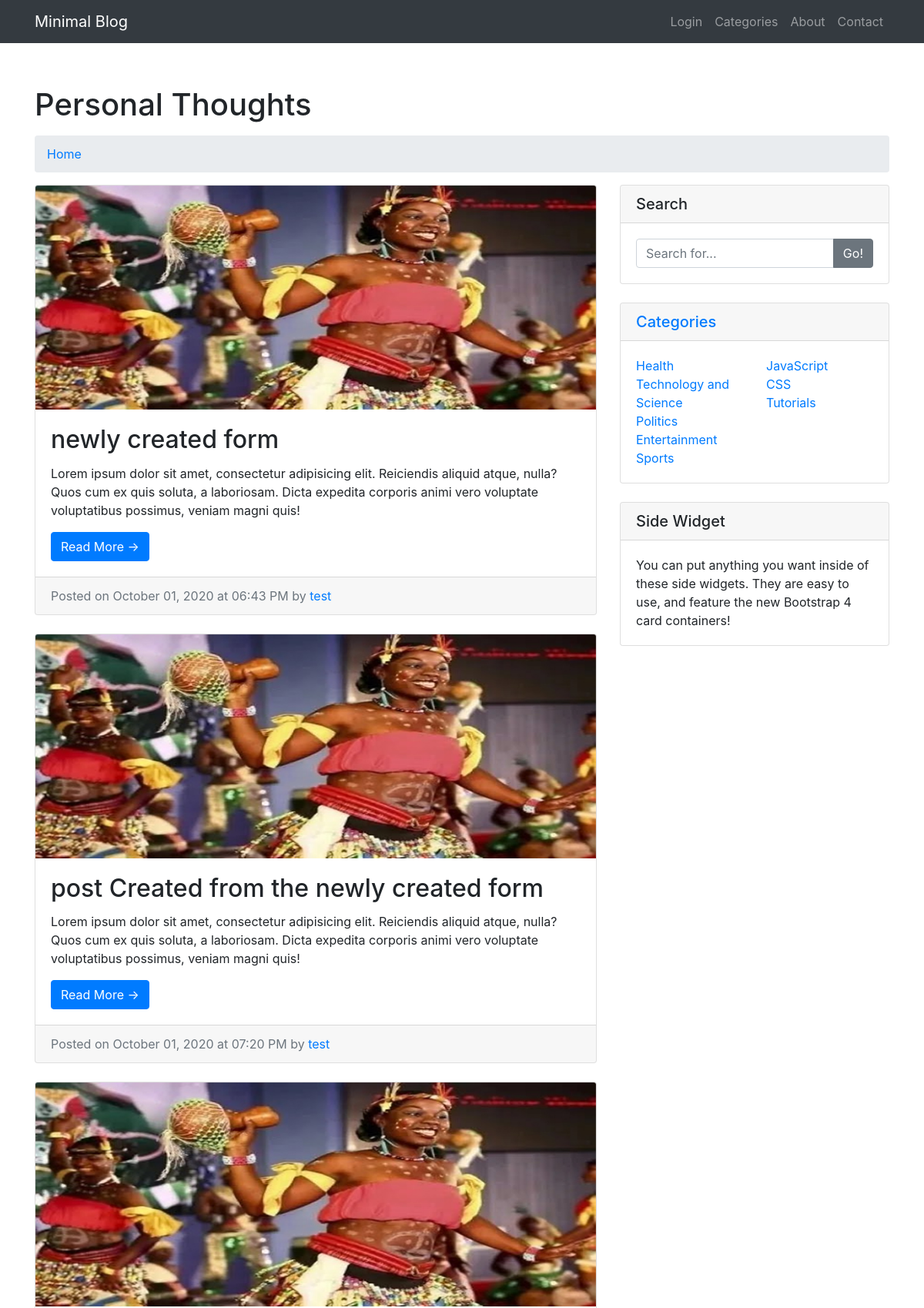
Before: / (upper part) with the older database file.
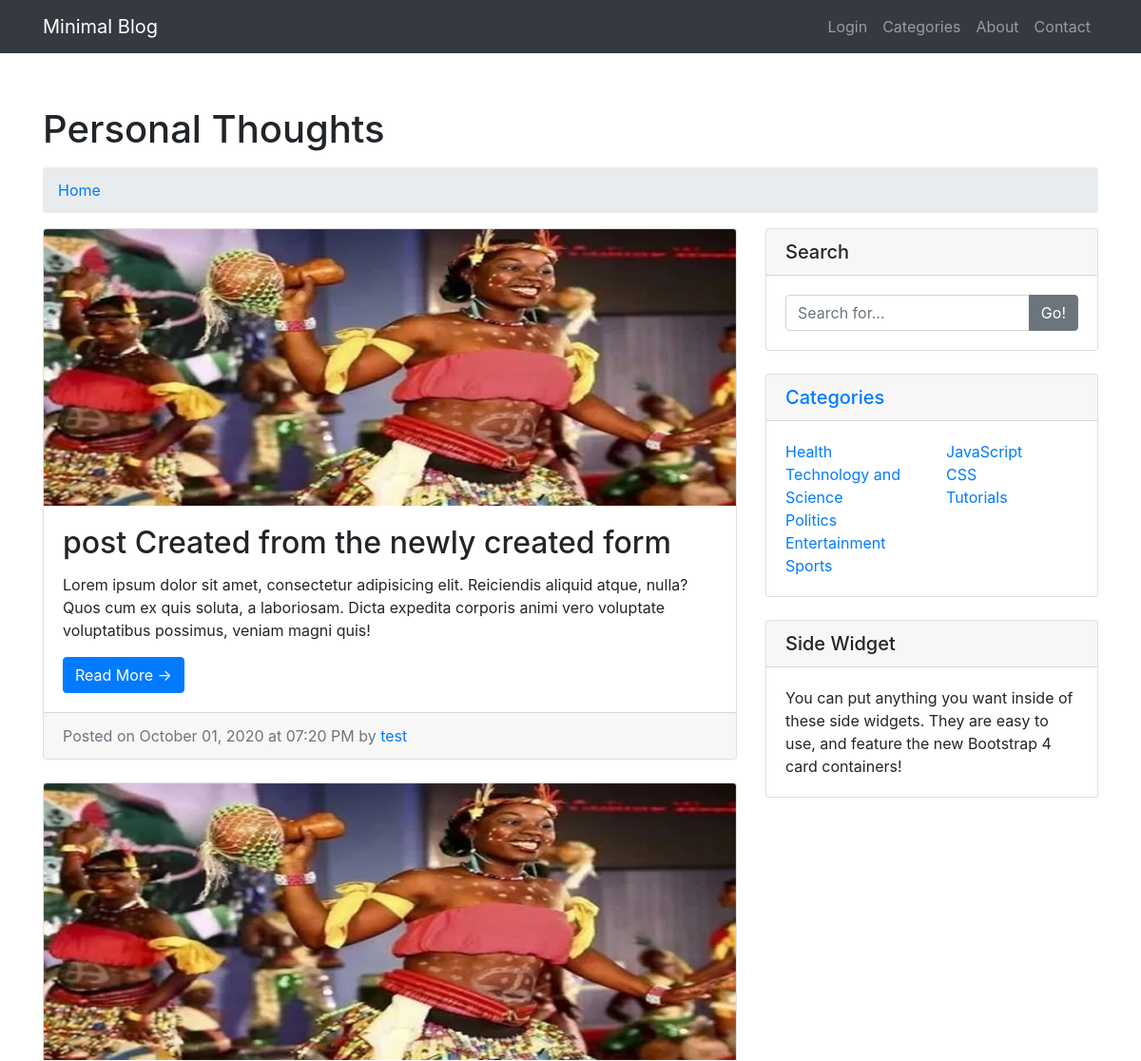
After: the same page with the newer database file.
### models.py (models this page shows, shortened)
class Post(db.Model, UserMixin):
    __tablename__ = 'post'
    id = db.Column(db.Integer,
                   primary_key=True)
    title = db.Column(db.String(200),
                      nullable=False,
                      unique=False)
    subtitle = db.Column(db.String(200),
                         unique=False,
                         nullable=True)
    body = db.Column(db.Text,
                     unique=False,
                     nullable=False)
    date_created = db.Column(db.String,
                             nullable=False,
                             default=datetime.now())
    tags = db.Column(db.String(50),
                     unique=False,
                     nullable=True)
    author_id = db.Column(db.Integer,
                          db.ForeignKey('users.id'),
                          nullable=False)
    category_id = db.Column(db.Integer,
                            db.ForeignKey('categories.id'),
                            nullable=False)
    published = db.Column(db.Boolean, default=False, nullable=False)

class User(db.Model, UserMixin):
    __tablename__ = 'users'
    id = db.Column(db.Integer,
                   primary_key=True)
    username = db.Column(db.String(20),
                         nullable=False,
                         unique=True)
    email = db.Column(db.String(40),
                      unique=True,
                      nullable=False)
    full_name = db.Column(db.String(100),
                          unique=False,
                          nullable=False)
    dob = db.Column(db.String,
                          unique=False,
                          nullable=False)
    bio = db.Column(db.String(500),
                          unique=False,
                          nullable=False)
    password = db.Column(db.String(200),
                         unique=False,
                         nullable=False)
    date_registered = db.Column(db.String,
                                nullable = False,
                                default=datetime.now())
    posts = db.relationship('Post', backref=db.backref('author'))

class Category(db.Model, UserMixin):
    __tablename__ = 'categories'
    id = db.Column(db.Integer,
                   primary_key=True)
    name = db.Column(db.String,
                     nullable=False,
                     unique=True)
    description = db.Column(db.Text,
                            unique=False,
                            nullable=False)
    members = db.relationship('Post', backref=db.backref('category'))

### app.py (the view)
@app.route('/', methods=['GET','POST'])
def index():
    categories = Category.query.all()
    posts = Post.query.filter_by(published=1)
    d = {i.id:format_date(i.date_created) for i in posts}
    return render_template('index.html', current_user=current_user, categories=categories, posts=posts, times = d)

### app.py (called while the page is built)
def format_date(t):
    t = datetime.strptime(t[:-7], '%Y-%m-%d %H:%M:%S%f')
    f_t = datetime.strftime(t, '%B %d, %Y at %I:%M %p')
    return f_t

### templates/index.html (shortened to what this page needs)
{% extends 'base.html' %}
{% block content %}
    <div class="container" style="margin-top: 56px;">
        <h1 class="mt-4 mb-3">Personal Thoughts
        </h1>
        <ol class="breadcrumb">
            <li class="breadcrumb-item">
                <a href="index.html">Home</a>
            </li>
        </ol>
        <div class="row">
            <div class="col-md-8">
                {% for post in posts %}
                    <div class="card mb-4">
                        <img class="card-img-top" src="{{ url_for('static', filename='img/p.jpg') }}" alt="Card image cap">
                        <div class="card-body">
                            <h2 class="card-title">{{ post.title }}</h2>
                            <p class="card-text">Lorem ipsum dolor sit amet, consectetur adipisicing elit. Reiciendis aliquid
                                atque, nulla? Quos cum ex quis soluta, a laboriosam. Dicta expedita corporis animi vero
                                voluptate voluptatibus possimus, veniam magni quis!</p>
                            <a href="/post/{{post.id}}" class="btn btn-primary">Read More &rarr;</a>
                        </div>
                        <div class="card-footer text-muted">
                            Posted on {{ times[post.id] }} by
                            <a href="#">{{post.author.username}}</a>
                        </div>
                    </div>
                 {% endfor %}
            </div>
            <div class="col-md-4">
                <div class="card mb-4">
                    <h5 class="card-header">Search</h5>
                    <div class="card-body">
                        <div class="input-group">
                            <input type="text" class="form-control" placeholder="Search for...">
                            <span class="input-group-append">
                                <button class="btn btn-secondary" type="button">Go!</button>
                            </span>
                        </div>
                    </div>
                </div>
                <div class="card my-4">
                    <h5 class="card-header"> <a href="/categories">Categories</a> </h5>
                    <div class="card-body">
                        <div class="row">
                            <div class="col-lg-6">
                                     <ul class="list-unstyled mb-0">
                                         {% for category in categories %}
                                         <li>
                                             <a href="/category/{{category.id}}">{{ category.name }}</a>
                                         </li>
                                         {% endfor %}
                                    </ul>
                            </div>
                            <div class="col-lg-6">
                                <ul class="list-unstyled mb-0">
                                    <li>
                                        <a href="#">JavaScript</a>
                                    </li>
                                    <li>
                                        <a href="#">CSS</a>
                                    </li>
                                    <li>
                                        <a href="#">Tutorials</a>
                                    </li>
                                </ul>
                            </div>
                        </div>
                    </div>
                </div>
                <div class="card my-4">
                    <h5 class="card-header">Side Widget</h5>
                    <div class="card-body">
                        You can put anything you want inside of these side widgets. They are easy to use, and feature the
                        new Bootstrap 4 card containers!
                    </div>
                </div>
            </div>
        </div>
    </div>
{% endblock content %}

Changed rows visible on the page:
no longer on this page (row edited): Post: title "newly created form", id "October 01, 2020 at 06:43 PM", author.username "test"
